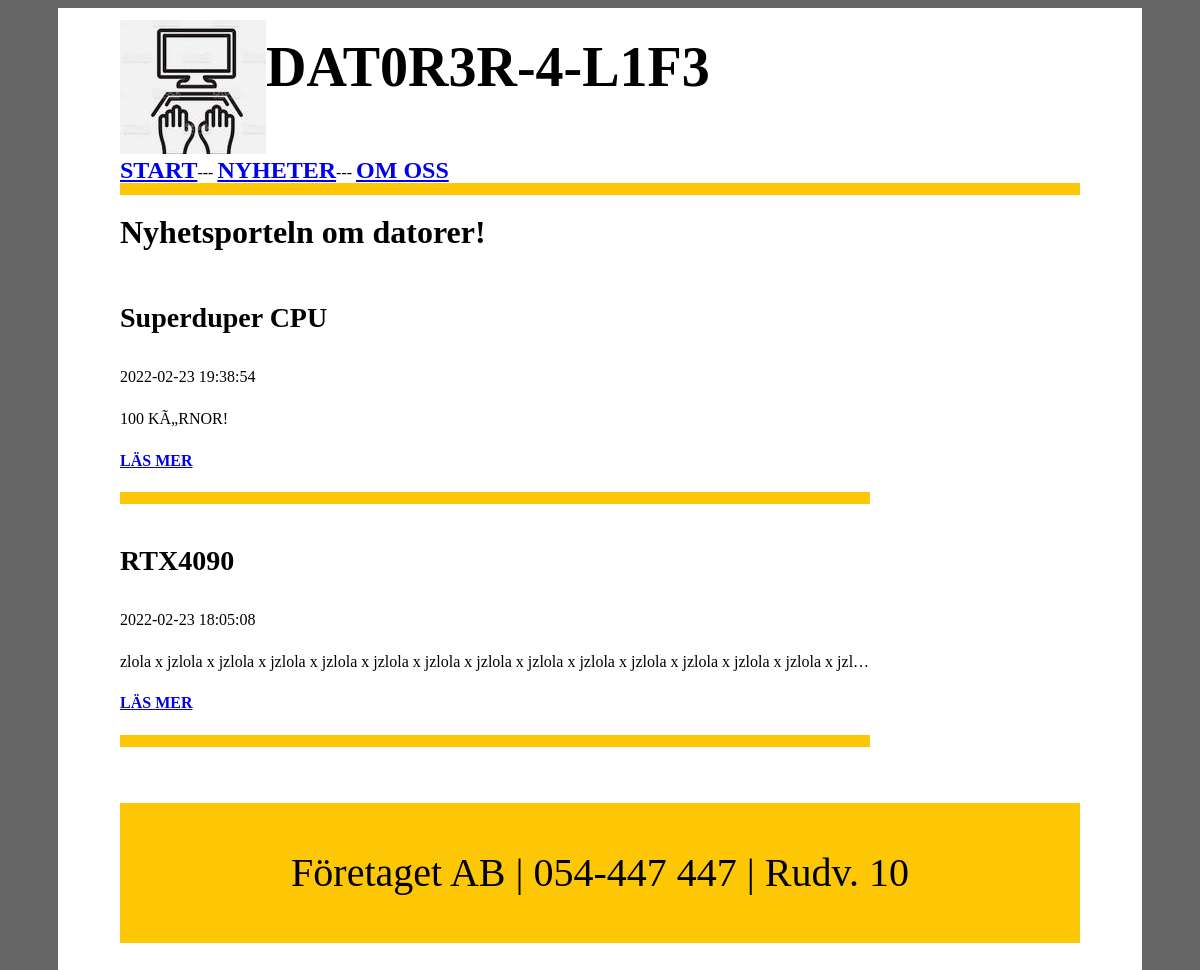
The page / on the database its author committed.
### tables this page shows
CREATE TABLE `news` (
  `id` int(11) NOT NULL,
  `title` varchar(20) NOT NULL,
  `content` text NOT NULL,
  `postdate` timestamp NOT NULL DEFAULT CURRENT_TIMESTAMP
);

### classes/Content.class.php (called while the page is built, shortened)
<?php
class Content {
    private $db;
    function __construct() {
        $this->db = new mysqli(DBHOST, DBUSER, DBPASS, DBDATABASE);
    }
    function getPost() {
        $sqlquery = "SELECT * FROM news ORDER BY id DESC";
        $result = $this->db->query($sqlquery);
        return mysqli_fetch_all($result, MYSQLI_ASSOC);
    }
}
?>

### index.php (the view, shortened to what this page needs)
<?php
include("includes/header.php");
?>
<h2>Nyhetsporteln om datorer!</h2>
<article>
<div class="postmain">
<?php
$getpost = new Content();
$postlist = $getpost->getPost();
foreach(array_slice($postlist, 0, 1) as $key=>$pl) {
    echo "<h3>" . $pl['title'] . "</h3>";
    echo $pl['postdate'] . "<br><br>";
    echo $pl['content'] . "<br>";
    echo "<br><a href='index.php?deleteid=" . $pl['id'] . "'>LÄS MER</a>" . "<br><br><hr>";
}
?>
</div>
</article>
<div class="postmain">
<?php
$postlist = $getpost->getPost();
foreach(array_slice($postlist, 1, 1) as $key=>$pl) {
    echo "<h3>" . $pl['title'] . "</h3>";
    echo $pl['postdate'] . "<br><br>";
    echo $pl['content'] . "<br>";
    echo "<br><a href='index.php?deleteid=" . $pl['id'] . "'>LÄS MER</a>" . "<br><br><hr>";
}
?>
</div>
<?php
include("includes/footer.php");
?>

### includes/header.php (shortened to what this page needs)
<!DOCTYPE html>
<html lang="se">
<head>
    <link rel="stylesheet" href="CSS/styles.css">
</head>
<body>
    <div id="wrapper1">
    <div id="container">
        <div id="head">
            <h1>DAT0R3R-4-L1F3</h1>
            <img src="logotyp.jpg" alt="logotyp">
    </div>
    <div>
    <a href="index.php" class="menu">START</a>---
    <a href="news.php" class="menu">NYHETER</a>---
    <a href="about.php" class="menu">OM OSS</a>
</div>
            <hr>

### includes/footer.php
<footer id="mainfooter">
            <p>Företaget AB | 054-447 447 | Rudv. 10</p>
        </footer>
    </div>
</div>
</body>
</html>

### CSS/styles.css (style rules this page uses)
body { background-color: #666; }
img { float: left; max-width: 25%; }
div.postmain { width: 750px; white-space: nowrap; overflow: hidden; text-overflow: ellipsis; }
#head { display: inline-block; }
#wrapper1 { background-color: #fff; max-width: 960px; margin: 0 auto; line-height: 1.3em; padding: 5.25%; max-width: 960px; padding-top: 1%; }
hr { color: #fec706; height: 0px; border-style: solid; border-width: 6px; margin-top: 0%; }
a { font-weight: bolder; }
.menu { font-size: 1.5em; padding-bottom: 10%; }
h1 { margin-bottom: 30px; font-size: 3.5em; float: right; }
h2 { font-size: 2em; }
h3 { font-size: 1.75em; line-height: 1.5em; }
p { font-size: 2em; line-height: 1.5em; }
#mainfooter { display: inline-block; width: 100%; background-color: #fec706; position: relative; text-align: center; font-size: 1.25em; line-height: 1.5em; padding: 0%; margin-top: 5%; }

### rows shown on the page
news: title "Superduper CPU", postdate "2022-02-23 19:38:54", content "100 KÃ„RNOR!"
news: title "RTX4090", postdate "2022-02-23 18:05:08", content "zlola x jzlola x jzlola x jzlola x jzlola x jzlola x jzlola x jzlola x jzlola x jzlola x jzlola x jzlola x jzlola x jzlola x jzl…"
